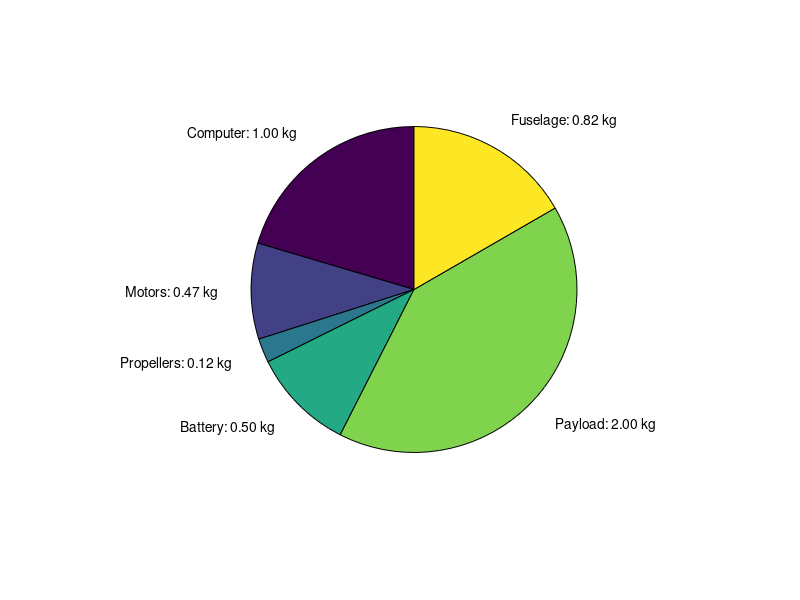

Write the MATLAB code that produced this figure. (Note: this script raises an error after producing the figure.)
clc; clear;
close all;

%% Set default figure properties to light mode
close all;
set(0, 'DefaultFigureColor', 'w');     % Default figure background color (white)
set(0, 'DefaultAxesColor', 'w');   % Transparent axes background
set(0, 'DefaultAxesXColor', 'k');     % Default black X-axis
set(0, 'DefaultAxesYColor', 'k');     % Default black Y-axis
set(0, 'DefaultAxesGridColor', [0.15, 0.15, 0.15]); % Default grid line color
set(0, 'DefaultTextColor', 'k');      % Default text color (black)
set(0, 'DefaultFigurePosition',  [80, 50, 750, 450]);
fontsize_general = 18;
colors = ["#00a5cf", "#d1495b", "#3c1642", "#198754", "#1e5d8a", "#f6976d"];
%% Constants and parameters
N_rotor = 2; % change to 4 for quadcopter
m_battery = 0.5; % kg
E_per_battery = 20; % Wh
m_payload = 2; % kg
m_computer = 1; % kg

R = linspace(0.1, 1.5, 100);
R_ingenuity = 0.6;

rho_mars = 0.02;
g_mars = 3.73;

P_ingenuity_per_rotor = 88.62314; %134 %250 % 88.62314; % W
m_fus_ingeniuty = 0.3;
m_no_fus_ingeniuty = 0.9 + 0.07 + 0.28 + 0.25;

Omega_ingenuity = 2800 / 60 * 2 * pi;
Cdo = 0.02;
gamma = 1.15;

blade_counts = [2, 3, 4];
rotor_counts = [2, 4];


%% Try different numbers of blades and quadcopter
P_final_total = zeros(length(R), length(blade_counts), length(rotor_counts));
m_final = zeros(length(R), length(blade_counts), length(rotor_counts));
m_motors_arr = zeros(length(R), length(blade_counts), length(rotor_counts));
m_propellers_arr = zeros(length(R), length(blade_counts), length(rotor_counts));
m_fus_arr = zeros(length(R), length(blade_counts), length(rotor_counts));

for pos_rotor = 1:length(rotor_counts)
    N_rotor = rotor_counts(pos_rotor);
    for pos_blade = 1:length(blade_counts)
        N_blades = blade_counts(pos_blade);
        chord = 0.139317;
        for i = 1:length(R)
            r = R(i);
            Omega = Omega_ingenuity * R_ingenuity / r;
            sigma = N_blades*chord/(pi*r);
            weight_per_prop(i) = 0.07/4 * N_blades * (r / R_ingenuity);
            m_propellers = weight_per_prop(i) * N_rotor;
    
            P_new_per_rotor = P_ingenuity_per_rotor;
            tolerance = 1e-4;
            error = 1;
            max_iter = 500;
            iter = 0;
            m_0 = 0;
    
            while error > tolerance && iter < max_iter
                iter = iter + 1;
    
                m_motors = 0.25 / 2 * P_new_per_rotor / P_ingenuity_per_rotor * N_rotor;
                m_no_fus = m_computer + m_motors + m_propellers + m_battery + m_payload;
                m_fus = m_no_fus * m_fus_ingeniuty / m_no_fus_ingeniuty;
                m_motors_arr(i, pos_blade, pos_rotor) = m_motors;
                m_propellers_arr(i, pos_blade, pos_rotor) = m_propellers;
                m_fus_arr(i, pos_blade, pos_rotor) = m_fus;
                m_total = m_no_fus + m_fus;
    
                T_per_rotor = m_total * g_mars/N_rotor;
                P_0 = 1/8 * rho_mars * sigma * pi * Cdo * Omega^3 * r^5;
                P_per_rotor = ( (T_per_rotor)^(3/2) / sqrt(2 * rho_mars * pi * r^2) * gamma + P_0);
    
                error = abs(m_0 - m_motors);
                P_new_per_rotor = P_per_rotor;
                m_0 = m_motors;
            end
            
            m_final(i, pos_blade, pos_rotor) = m_total;
            P_final_total(i, pos_blade, pos_rotor) = N_rotor * P_new_per_rotor;
        end
    
    end
end

% N_blade = 2, N_rotor = 2, R = 1 m
[~, idx_R1] = min(abs(R - 1));
idx_blade = 1;
idx_rotor = 1;

m_comp_R1 = m_computer;
m_motors_R1 = m_motors_arr(idx_R1, idx_blade, idx_rotor);
m_propellers_R1 = m_propellers_arr(idx_R1, idx_blade, idx_rotor);
m_batt_R1 = m_battery;
m_payl_R1 = m_payload;
m_fus_R1 = m_fus_arr(idx_R1, idx_blade, idx_rotor);
m_total_R1 = m_final(idx_R1, idx_blade, idx_rotor);
P_final_total_R1 = P_final_total(idx_R1, idx_blade, idx_rotor);

% N_blade = 4, N_rotor = 2, R = 0.65 m
[~, idx_R2] = min(abs(R - 0.65));
idx_blade = 1;
idx_rotor = 2;
m_comp_R2 = m_computer;
m_motors_R2 = m_motors_arr(idx_R2, idx_blade, idx_rotor);
m_propellers_R2 = m_propellers_arr(idx_R2, idx_blade, idx_rotor);
m_batt_R2 = m_battery;
m_payl_R2 = m_payload;
m_fus_R2 = m_fus_arr(idx_R2, idx_blade, idx_rotor);
m_total_R2 = m_final(idx_R2, idx_blade, idx_rotor);
P_final_total_R2 = P_final_total(idx_R2, idx_blade, idx_rotor);

masses_R1 = [m_comp_R1, m_motors_R1, m_propellers_R1, m_batt_R1, m_payl_R1, m_fus_R1];
masses_R2 = [m_comp_R2, m_motors_R2, m_propellers_R2, m_batt_R2, m_payl_R2, m_fus_R2];
labels_text = {'Computer', 'Motors', 'Propellers', 'Battery', 'Payload', 'Fuselage'};

%%
 
figure (3), clf;
labels = cell(1, length(masses_R1));
for i = 1:length(masses_R1)

    labels{i} = sprintf('%s: %.2f kg', labels_text{i}, masses_R1(i));
end
clc
pie1 = pie(masses_R1, labels);

for i = 1:6
    j = 2*i;
    %get(pie1(j), 'Type')
    pie1(j-1).FaceColor = colors(i);
    pie1(j).FontSize = 22;
    pie1(j).Color = colors(i); 
    pie1(j).Interpreter = 'latex';
end
title('Two-rotor design, $R$ = 1m, $N_{blades}$ = 2', 'FontSize', 22, 'Interpreter','latex');

%%
figure (4), clf;
labels = cell(1, length(masses_R2));
for i = 1:length(masses_R2)
    labels{i} = sprintf('%s: %.2f kg', labels_text{i}, masses_R2(i));
end
pie2 = pie(masses_R2, labels);
for i = 1:6
    j = 2*i;
    %get(pie1(j), 'Type')
    pie2(j-1).FaceColor = colors(i);
    pie2(j).FontSize = 22;
    pie2(j).Color = colors(i); 
    pie2(j).Interpreter = 'latex';

end
title('Quadcopter, $R$ = 0.65m, $N_{blades}$ = 2', 'FontSize', 22, 'Interpreter','latex');

%title('Mass Breakdown at R = 0.65 m (2 Blades, 4 Rotors)', 'FontSize', 16);

%% plotting figure of power vs r
figure(1), clf;
set(gcf, "Position", [80, 50, 950, 450])
hold on;
%helicopter, 2 propeller
for pos_blade = 1:length(blade_counts)
    plot(R, P_final_total(:, pos_blade, 1), 'LineWidth', 2, ...
        'DisplayName', ['$N_{\mathrm{blade}}$=', num2str(blade_counts(pos_blade)), ', 2 rotors'], ...
        'Color', colors(pos_blade));
end

%quadcopter
for pos_blade = 1:length(blade_counts)
    plot(R, P_final_total(:, pos_blade, 2), 'LineWidth', 2, 'LineStyle', '--', ...
        'DisplayName', ['$N_{\mathrm{blade}}$=', num2str(blade_counts(pos_blade)), ', quadcopter'], ...
        'Color', colors(pos_blade));
end

grid on;
xlabel('$R$ [m]', 'Interpreter', 'latex', 'FontSize', 22);
ylabel('$P$ [W]', 'Interpreter', 'latex', 'FontSize', 22);
legend('Location', 'eastoutside', 'Interpreter','latex');
set(gca, 'Color', 'white', 'FontSize', fontsize_general ,'Xcolor', 'k', 'YColor', 'k', ...
    'GridColor', [0.1, 0.1, 0.1], 'XMinorGrid', 'off', 'YMinorGrid', 'off');
xlim([0.1, 1.5]);
ylim([200, 1300]);
%xticks(-1:0.2:1);
plot(xlim, [min(P_final_total(P_final_total == min(P_final_total))), min(P_final_total(P_final_total == min(P_final_total)))], 'LineWidth', .1, 'HandleVisibility', 'off', 'Color', 'k');

%% plotting figure mass vs payload
figure(2), clf;
set(gcf, "Position", [80, 50, 950, 450])
hold on;
%helicopter, 2 propeller
for pos_blade = 1:length(blade_counts)
    plot(R, m_final(:, pos_blade, 1), 'LineWidth', 2, ...
        'DisplayName', ['$N_{\mathrm{blade}}$=', num2str(blade_counts(pos_blade)), ', 2 rotors'], ...
        'Color', colors(pos_blade));
end

%quadcopter
for pos_blade = 1:length(blade_counts)
    plot(R, m_final(:, pos_blade, 2), 'LineWidth', 2, 'LineStyle', '--', ...
        'DisplayName', ['$N_{\mathrm{blade}}$=', num2str(blade_counts(pos_blade)), ', quadcopter'], ...
        'Color', colors(pos_blade));
end

grid on;
xlabel('$R$ [m]', 'Interpreter', 'latex', 'FontSize', 22);
ylabel('$M_{tot}$ [kg]', 'Interpreter', 'latex', 'FontSize', 22);
legend('Location', 'eastoutside', 'Interpreter','latex');
set(gca, 'Color', 'white', 'FontSize', fontsize_general ,'Xcolor', 'k', 'YColor', 'k', ...
    'GridColor', [0.1, 0.1, 0.1], 'XMinorGrid', 'off', 'YMinorGrid', 'off');
xlim([0.1, 1.5]);
ylim([4.5, 8]);
%xticks(-1:0.2:1);
plot(xlim, [min(m_final(m_final == min(m_final))), min(m_final(m_final == min(m_final)))], 'LineWidth', .1, 'HandleVisibility', 'off', 'Color', 'k');
